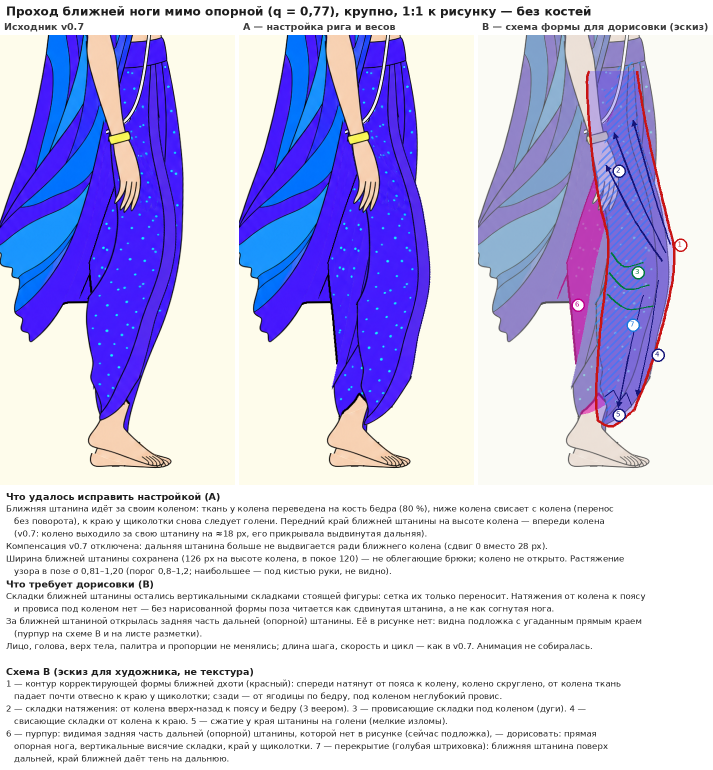
#> input picture animation/nityananda_v07_pose/stills/1_bez_kostei.png, 1426 x 1540 px, given in place of v07_n00000001.png, which was not available (shown at 1/2 size)
$ python pose_sheet.py ../stills/1_bez_kostei.png
#> lines starting #> are read from the running program, lines starting #| are printed output that depends on the picture; after the words box and inside, x2 and y2 are one past the last pixel; in counts of white or black regions, pixels touching at a corner belong together; pictures that were not available may be replaced by others from this repository, and a replacement may not be noted
#!/usr/bin/env python3
"""Листы теста позы прохода ближней ноги (q = 0,77): исходник v0.7 | A (риг и веса) | B (эскиз формы).

Лист 1 — без костей, лист 2 — с костями, лист 3 — разметка (растяжение ткани и дорисовки).
B — схема корректирующей формы ближней дхоти поверх позы A: контур, направление складок,
перекрытие дальней ноги. Это эскиз для доработки ассета, не текстура.

Запуск:  python3 tools/pose_sheet.py <папка сырых кадров render_pose.sh>
(в той же папке нужны only_dhoti_near/only_dhoti_far — рендер слоёв варианта A, см. README_RU.md)
"""
import os
import sys
import textwrap

import numpy as np
from PIL import Image, ImageDraw, ImageFont

RAW = sys.argv[1]
OUT = os.path.join(os.path.dirname(os.path.abspath(__file__)), '..', 'stills')
os.makedirs(OUT, exist_ok=True)
CROP = (330, 540, 800, 1440)          # пояс → стопы, масштаб 1:1 к холсту рисунка
X0, Y0 = CROP[:2]
BG = np.array([254, 252, 235])
F = '/usr/share/fonts/truetype/dejavu/DejaVuSans.ttf'
FB = '/usr/share/fonts/truetype/dejavu/DejaVuSans-Bold.ttf'
font, fsm, fbig, fhead = (ImageFont.truetype(F, 17), ImageFont.truetype(F, 14),
                          ImageFont.truetype(FB, 24), ImageFont.truetype(FB, 19))


def frame(tag, m):
#> called with tag = 'v07', m = 'n'
    return Image.open(f'{RAW}/{tag}_{m}00000001.png').convert('RGB')
#> returned value is the input picture: PIL image 1426x1540 RGB; mean R, G, B 200.3, 196.9, 230.6
#> call 2 of frame, with tag = 'A', m = 'n'
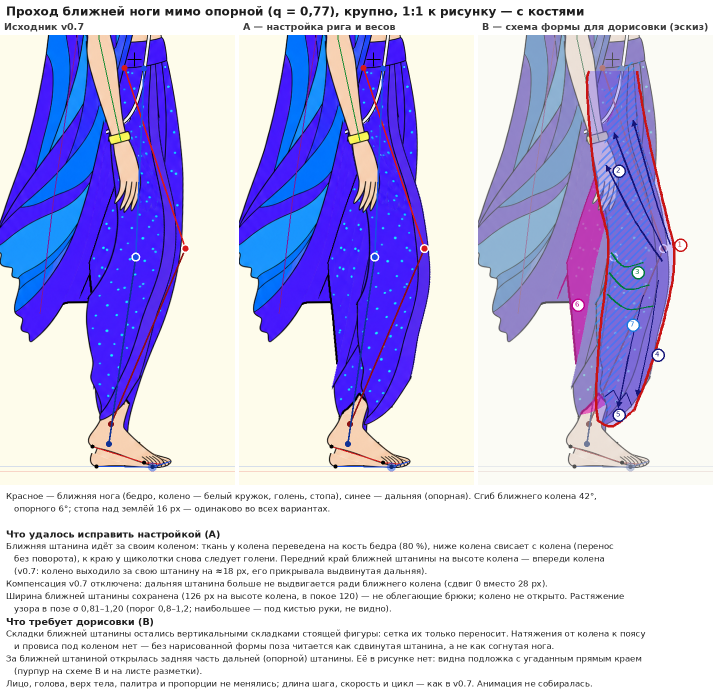
#> input picture animation/nityananda_v07_pose/stills/2_s_kostyami.png, 1426 x 1390 px, given in place of A_n00000001.png, which was not available (shown at 1/2 size)
#> in frame, returned value is the input picture: PIL image 1426x1390 RGB; mean R, G, B 196.3, 192.3, 229


def mask(layer):
    a = np.array(Image.open(f'{RAW}/only_{layer}00000001.png').convert('RGB')).astype(int)
    return np.abs(a - BG).max(2) > 10


def c(p):
    return (p[0] - X0, p[1] - Y0)


# [21 lines left out: functions spline, arrow, not called in this run]


# --- схема B (координаты холста; поза A при q = 0,77: бедро ближней ноги (579, 606),
#     колено (700, 967), щиколотка (552, 1317); см. diagnostics/pose_numbers.txt) ---
B_FRONT = [(648, 612), (652, 640), (668, 730), (690, 830), (710, 915), (722, 968), (719, 1030), (703, 1105),
           (684, 1175), (664, 1235), (642, 1290)]
B_BACK = [(552, 612), (548, 640), (556, 760), (572, 870), (590, 950), (586, 1030), (576, 1115), (569, 1200),
          (566, 1270), (570, 1312)]
B_CUFF = [(570, 1312), (600, 1322), (642, 1290)]
TENSION = [[(714, 958), (676, 840), (640, 710)], [(705, 975), (650, 860), (602, 735)],
           [(698, 992), (640, 905), (586, 800)]]
DRAPE = [[(596, 975), (622, 1003), (660, 995)], [(592, 1015), (626, 1048), (672, 1040)],
         [(588, 1058), (628, 1088), (680, 1082)]]
HANG = [[(690, 1030), (672, 1150), (648, 1262)], [(660, 1060), (632, 1175), (610, 1285)]]
CUFF_Z = [(584, 1262), (600, 1250), (612, 1272), (626, 1255), (636, 1280)]


def sketch(base):
    """B: схема поверх приглушённой позы A."""
    a = np.array(base).astype(float)
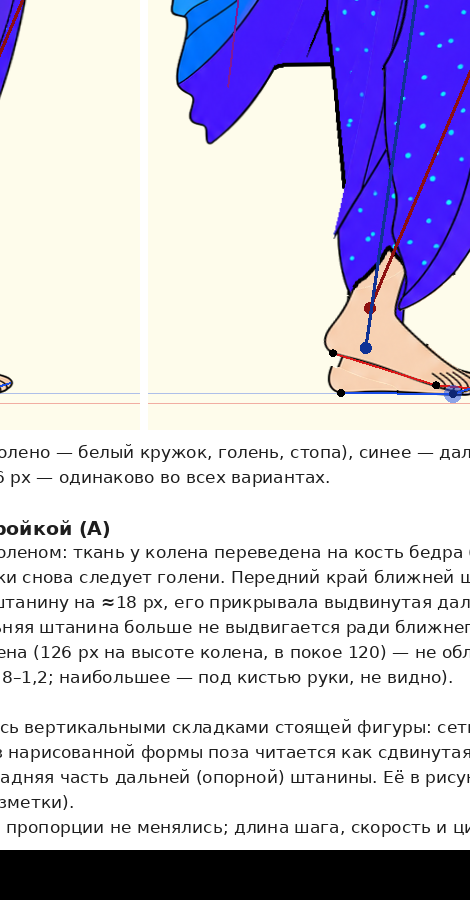
#> a: shape (900, 470, 3) float64; mean R, G, B 205.6, 200.4, 219.6
    g = a.mean(2, keepdims=True)
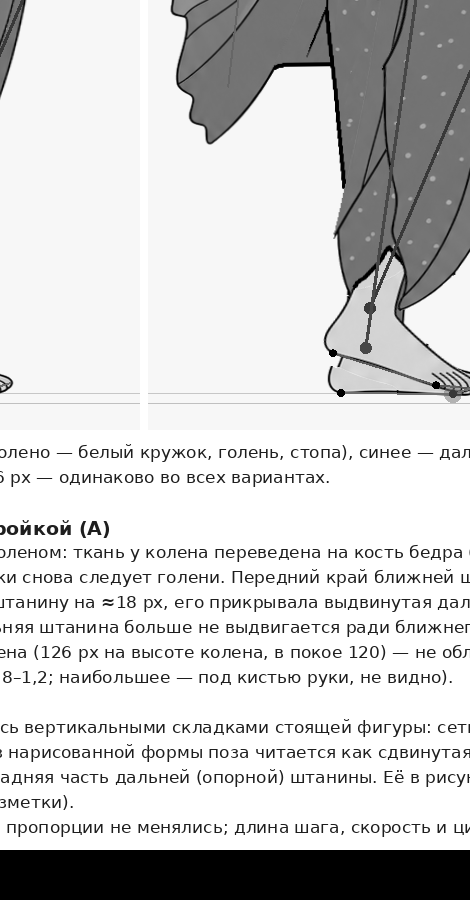
#> g: shape (900, 470, 1) float64; min 0, max 255, mean 208.5
    a = 0.30 * a + 0.70 * (0.55 * g + 0.45 * 255)
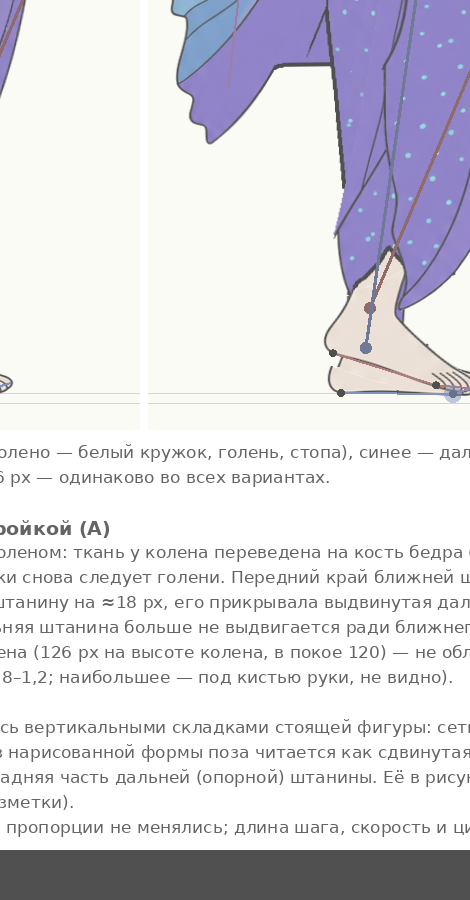
#> a: shape (900, 470, 3) float64; mean R, G, B 222.3, 220.7, 226.5
    N, Fm = mask('dhoti_near')[Y0:CROP[3], X0:CROP[2]], mask('dhoti_far')[Y0:CROP[3], X0:CROP[2]]
#> in mask, `return np.abs(a - BG).max(2) > 10`:
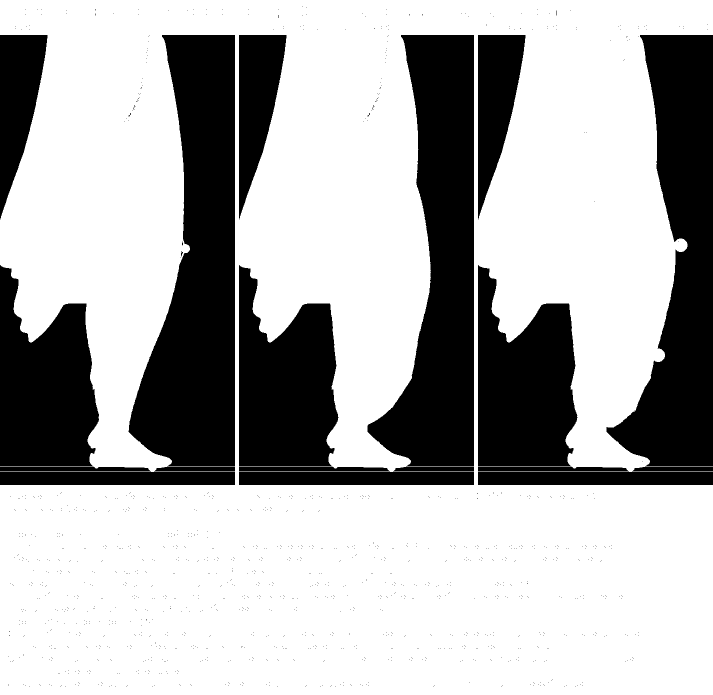
#> returned value: shape (1390, 1426) bool (shown at 1/2 size); 69.3% white; 1325 black regions (1306 under 20 px), largest, box (x1, y1, x2, y2) and area: (257, 70, 470, 933) 117673, (735, 70, 948, 933) 104823, (1213, 70, 1426, 933) 99916
    yy, xx = np.mgrid[0:a.shape[0], 0:a.shape[1]]
    # дальняя (опорная) штанина: видимая часть за ближней — пурпур (её задней половины в рисунке нет),
    # перекрытая ближней — голубая штриховка
    an = np.array(frame('A', 'n').crop(CROP)).astype(int)
    asy = np.array(frame('A', 's').crop(CROP)).astype(int)
    synth = np.abs(asy - an).max(2) > 30            # подложка (нет в рисунке)
    vis_far = Fm & ~N & synth
    hid_far = Fm & N
    a[vis_far] = 0.45 * a[vis_far] + 0.55 * np.array([225, 0, 165])
    hatch = hid_far & (((xx + yy) // 5) % 3 == 0)
    a[hatch] = 0.4 * a[hatch] + 0.6 * np.array([40, 150, 255])
    im = Image.fromarray(a.astype(np.uint8))
    d = ImageDraw.Draw(im)
    poly = spline(B_FRONT) + spline(B_CUFF[::-1])[1:] + spline(B_BACK)[::-1]
    ov = Image.new('RGBA', im.size, (0, 0, 0, 0))
    ImageDraw.Draw(ov).polygon(poly, fill=(70, 40, 255, 70))
    im = Image.alpha_composite(im.convert('RGBA'), ov).convert('RGB')
    d = ImageDraw.Draw(im)
    for L in (B_FRONT, B_BACK, B_CUFF):
        d.line(spline(L), fill=(200, 20, 20), width=5, joint='curve')
    for L in TENSION:
        d.line(spline(L), fill=(20, 20, 120), width=3)
        arrow(d, L[-2], L[-1], (20, 20, 120))
    for L in DRAPE:
        d.line(spline(L), fill=(0, 120, 60), width=3)
    for L in HANG:
        d.line(spline(L), fill=(20, 20, 120), width=2)
        arrow(d, L[-2], L[-1], (20, 20, 120), 2)
    d.line([c(p) for p in CUFF_Z], fill=(20, 20, 120), width=2)
    # метки
    for txt, p, col in (('1', (735, 960), (200, 20, 20)), ('2', (612, 812), (20, 20, 120)),
                        ('3', (650, 1015), (0, 120, 60)), ('4', (690, 1180), (20, 20, 120)),
                        ('5', (612, 1300), (20, 20, 120)), ('6', (530, 1080), (190, 0, 140)),
                        ('7', (640, 1120), (30, 120, 220))):
        x, y = c(p)
        d.ellipse([x - 13, y - 13, x + 13, y + 13], fill=(255, 255, 255), outline=col, width=3)
        d.text((x - 6, y - 10), txt, fill=col, font=fsm)
    return im


# [25 lines left out: function sheet, not called in this run]


crop = lambda im: im.crop(CROP)
HEADS = ['Исходник v0.7', 'A — настройка рига и весов', 'B — схема формы для дорисовки (эскиз)']
TITLE = 'Проход ближней ноги мимо опорной (q = 0,77), крупно, 1:1 к рисунку'

COMMON = [
    '#Что удалось исправить настройкой (A)',
    'Ближняя штанина идёт за своим коленом: ткань у колена переведена на кость бедра (80 %), ниже колена свисает с колена '
    '(перенос без поворота), к краю у щиколотки снова следует голени. Передний край ближней штанины на высоте колена — '
    'впереди колена (v0.7: колено выходило за свою штанину на ≈18 px, его прикрывала выдвинутая дальняя).',
    'Компенсация v0.7 отключена: дальняя штанина больше не выдвигается ради ближнего колена (сдвиг 0 вместо 28 px).',
    'Ширина ближней штанины сохранена (126 px на высоте колена, в покое 120) — не облегающие брюки; колено не открыто. '
    'Растяжение узора в позе σ 0,81–1,20 (порог 0,8–1,2; наибольшее — под кистью руки, не видно).',
    '#Что требует дорисовки (B)',
    'Складки ближней штанины остались вертикальными складками стоящей фигуры: сетка их только переносит. Натяжения от колена '
    'к поясу и провиса под коленом нет — без нарисованной формы поза читается как сдвинутая штанина, а не как согнутая нога.',
    'За ближней штаниной открылась задняя часть дальней (опорной) штанины. Её в рисунке нет: видна подложка с угаданным прямым '
    'краем (пурпур на схеме B и на листе разметки).',
    'Лицо, голова, верх тела, палитра и пропорции не менялись; длина шага, скорость и цикл — как в v0.7. Анимация не собиралась.',
]
LEGEND_B = [
    '#Схема B (эскиз для художника, не текстура)',
    '1 — контур корректирующей формы ближней дхоти (красный): спереди натянут от пояса к колену, колено скруглено, от колена ткань '
    'падает почти отвесно к краю у щиколотки; сзади — от ягодицы по бедру, под коленом неглубокий провис.',
    '2 — складки натяжения: от колена вверх-назад к поясу и бедру (3 веером). 3 — провисающие складки под коленом (дуги). '
    '4 — свисающие складки от колена к краю. 5 — сжатие у края штанины на голени (мелкие изломы).',
    '6 — пурпур: видимая задняя часть дальней (опорной) штанины, которой нет в рисунке (сейчас подложка), — дорисовать: прямая опорная нога, вертикальные висячие складки, '
    'край у щиколотки. 7 — перекрытие (голубая штриховка): ближняя штанина поверх дальней, край ближней даёт тень на дальнюю.',
]

n = [crop(frame('v07', 'n')), crop(frame('A', 'n'))]
#> (the run stopped early here; a loop or call above may not have finished)
